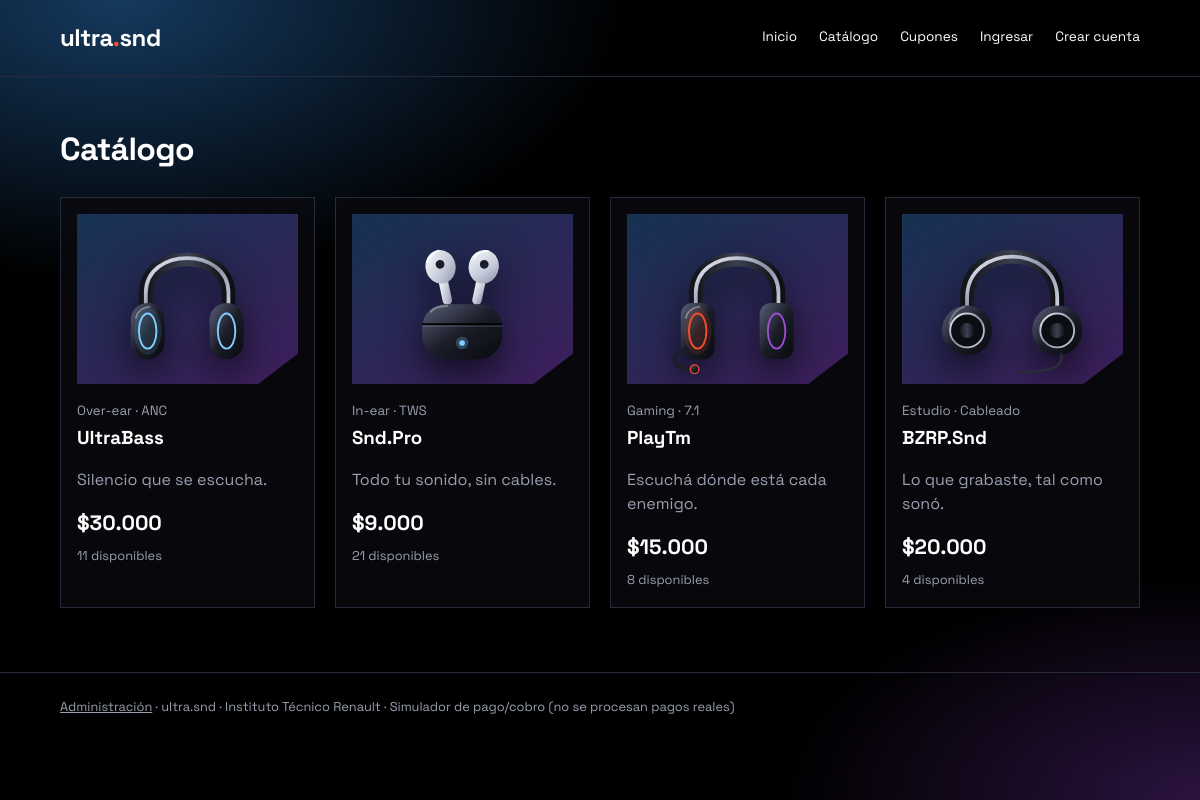
/catalogo, run on the app's committed database.
### models.py (models this page shows, shortened)
class Producto(db.Model):
    id = db.Column(db.Integer, primary_key=True)
    nombre = db.Column(db.String(80), nullable=False)
    categoria = db.Column(db.String(40), nullable=False)
    descripcion = db.Column(db.Text, default="")
    precio = db.Column(db.Float, nullable=False)
    stock = db.Column(db.Integer, default=0)
    imagen = db.Column(db.String(120))  # nombre del archivo en static/img/productos/
    tagline = db.Column(db.String(160))  # frase corta de la portada
    destacados = db.Column(db.Text)  # "Título|Texto", una por línea
    caja = db.Column(db.Text)  # contenido de la caja, uno por línea
    specs = db.Column(db.Text)  # "Nombre: valor", una por línea
    pedidos = db.relationship("Pedido", backref="producto", lazy=True)

### app.py (the view)
    @app.route("/catalogo")
    def catalogo():
        return render_template("catalogo.html", productos=Producto.query.all())

### templates/catalogo.html (shortened to what this page needs)
{% extends "base.html" %}{% from "_macros.html" import foto %}
{% block content %}
<section class="catalogo"><h2>Catálogo</h2>
<div class="grilla">
{% for p in productos %}
  <a class="tarjeta" href="{{ url_for('producto', id=p.id) }}">
    <div class="arte">{{ foto(p) }}</div>
    <small>{{ p.categoria }}</small><h3>{{ p.nombre }}</h3>
    {% if p.tagline %}<p class="sub">{{ p.tagline }}</p>{% endif %}
    <p class="precio">{{ p.precio|money }}</p>
    <span class="stock">{{ "Sin stock" if p.stock == 0 else p.stock ~ " disponibles" }}</span>
  </a>
{% else %}<p>Todavía no hay productos.</p>{% endfor %}
</div></section>
{% endblock %}

### templates/_macros.html (shortened to what this page needs)
{% macro hp(categoria="", cls="hp") %}
{% if "In-ear" in categoria %}
<svg class="{{ cls }}" viewBox="0 0 240 240" aria-hidden="true">{{ defs }}
<g transform="rotate(-12 88 80)"><rect x="80" y="84" width="15" height="46" rx="7.5" fill="url(#gW)"/><ellipse cx="88" cy="68" rx="24" ry="27" fill="url(#gW)"/><circle cx="88" cy="64" r="7" fill="#1b1d28"/><path d="M70 56Q76 44 90 42" stroke="#fff" stroke-width="3" fill="none" stroke-linecap="round" opacity=".8"/></g>
<g transform="rotate(12 152 80)"><rect x="145" y="84" width="15" height="46" rx="7.5" fill="url(#gW)"/><ellipse cx="152" cy="68" rx="24" ry="27" fill="url(#gW)"/><circle cx="152" cy="64" r="7" fill="#1b1d28"/><path d="M134 56Q140 44 154 42" stroke="#fff" stroke-width="3" fill="none" stroke-linecap="round" opacity=".8"/></g>
<rect x="56" y="128" width="128" height="88" rx="38" fill="url(#gC)"/><path d="M56 160H184" stroke="#000" stroke-width="3"/><path d="M56 163H184" stroke="#fff" stroke-opacity=".14" stroke-width="2"/>
<circle cx="120" cy="190" r="4.5" fill="#7fd0ff"/><circle cx="120" cy="190" r="10" fill="#7fd0ff" opacity=".25"/><path d="M70 140Q76 132 96 131" stroke="#fff" stroke-opacity=".3" stroke-width="3" fill="none" stroke-linecap="round"/></svg>
{% elif "Estudio" in categoria %}
<svg class="{{ cls }}" viewBox="0 0 240 240" aria-hidden="true">{{ defs }}
<path d="M48 140V118C48 30 192 30 192 118V140" fill="none" stroke="url(#gP)" stroke-width="22" stroke-linecap="round"/><path d="M48 140V118C48 30 192 30 192 118V140" fill="none" stroke="url(#gB)" stroke-width="6" stroke-linecap="round"/>
<circle cx="48" cy="170" r="40" fill="url(#gC)"/><circle cx="48" cy="170" r="27" fill="#0c0d12" stroke="url(#gB)" stroke-width="3"/><circle cx="48" cy="170" r="12" fill="url(#gP)"/>
<circle cx="192" cy="170" r="40" fill="url(#gC)"/><circle cx="192" cy="170" r="27" fill="#0c0d12" stroke="url(#gB)" stroke-width="3"/><circle cx="192" cy="170" r="12" fill="url(#gP)"/>
<path d="M198 208C208 236 150 236 132 238" stroke="#2b2d38" stroke-width="4" fill="none" stroke-linecap="round"/><path d="M20 160Q24 138 44 132" stroke="#fff" stroke-opacity=".3" stroke-width="3" fill="none" stroke-linecap="round"/></svg>
{% else %}
{% set gaming = "Gaming" in categoria %}{% set neon = "#f0502d" if gaming else "#7fd0ff" %}
<svg class="{{ cls }}" viewBox="0 0 240 240" aria-hidden="true">{{ defs }}
<path d="M54 150V112C54 38 186 38 186 112V150" fill="none" stroke="url(#gP)" stroke-width="22" stroke-linecap="round"/><path d="M54 150V112C54 38 186 38 186 112V150" fill="none" stroke="url(#gB)" stroke-width="6" stroke-linecap="round" transform="translate(0 -2)"/>
<rect x="30" y="126" width="54" height="90" rx="{{ 18 if gaming else 27 }}" fill="url(#gC)"/><rect x="156" y="126" width="54" height="90" rx="{{ 18 if gaming else 27 }}" fill="url(#gC)"/>
<ellipse cx="57" cy="171" rx="14" ry="28" fill="none" stroke="{{ neon }}" stroke-width="3"/><ellipse cx="183" cy="171" rx="14" ry="28" fill="none" stroke="{{ "#9a4fcf" if gaming else neon }}" stroke-width="3"/>
<ellipse cx="57" cy="171" rx="22" ry="38" fill="{{ neon }}" opacity=".12"/><path d="M38 150Q42 134 60 132" stroke="#fff" stroke-opacity=".35" stroke-width="3" fill="none" stroke-linecap="round"/>
{% if gaming %}<path d="M36 200C14 206 12 232 48 232" stroke="#1b1d28" stroke-width="6" fill="none" stroke-linecap="round"/><circle cx="52" cy="232" r="7" fill="url(#gC)" stroke="#f0502d" stroke-width="2"/>{% endif %}</svg>
{% endif %}
{% endmacro %}
{% macro foto(p, cls="hp") %}{% if p.imagen %}<img class="foto" src="{{ url_for('static', filename='img/productos/' ~ p.imagen) }}" alt="{{ p.nombre }}" loading="lazy" decoding="async">{% else %}{{ hp(p.categoria, cls) }}{% endif %}{% endmacro %}

### static/css/style.css (style rules this page uses)
:root { --negro:#000;--panel:#0a0a0f;--blanco:#fff;--gris:#9a9fb0;--linea:#262a3a;--naranja:#f0502d;--crema:#f6e3a8;--azul:#2f7fd1;--violeta:#6b2f9e;color-scheme:dark }
* { box-sizing:border-box }
html { scroll-behavior:smooth }
body { margin:0;background:var(--negro);color:var(--blanco);font-family:"Space Grotesk",system-ui,sans-serif;line-height:1.5;min-height:100vh;position:relative }
a { color:inherit }
h2 { font-size:2rem;margin:48px 0 24px;letter-spacing:-.02em }
.sub { color:var(--gris);max-width:44ch }
.hp { color:#cfe6ff;width:70px;filter:drop-shadow(0 0 10px var(--azul)) }
.grilla { display:grid;grid-template-columns:repeat(auto-fill,minmax(240px,1fr));gap:20px }
.tarjeta { display:block;text-decoration:none;border:1px solid var(--linea);background:rgba(10,10,15,.8);padding:16px;transition:border-color .2s }
.arte { display:grid;place-items:center;aspect-ratio:1.3;margin-bottom:14px;background:linear-gradient(150deg,rgba(47,127,209,.35),rgba(107,47,158,.55));clip-path:polygon(0 0,100% 0,100% 82%,82% 100%,0 100%) }
small { color:var(--gris) }
h3 { margin:.1em 0 }
.precio { font-size:1.3rem;font-weight:700;margin:.2em 0 }
.stock { color:var(--gris);font-size:.8rem }
.arte .hp { width:68% }
.hp { width:62%;max-width:220px;height:auto;filter:drop-shadow(0 14px 18px rgba(0,0,0,.65)) }
.arte { position:relative;overflow:hidden }

### data on the page
Producto: categoria "Over-ear · ANC", nombre "UltraBass", tagline "Silencio que se escucha.", precio "$30.000", stock "11 disponibles"
Producto: categoria "In-ear · TWS", nombre "Snd.Pro", tagline "Todo tu sonido, sin cables.", precio "$9.000", stock "21 disponibles"
Producto: categoria "Gaming · 7.1", nombre "PlayTm", tagline "Escuchá dónde está cada enemigo.", precio "$15.000", stock "8 disponibles"
Producto: categoria "Estudio · Cableado", nombre "BZRP.Snd", tagline "Lo que grabaste, tal como sonó.", precio "$20.000", stock "4 disponibles"
